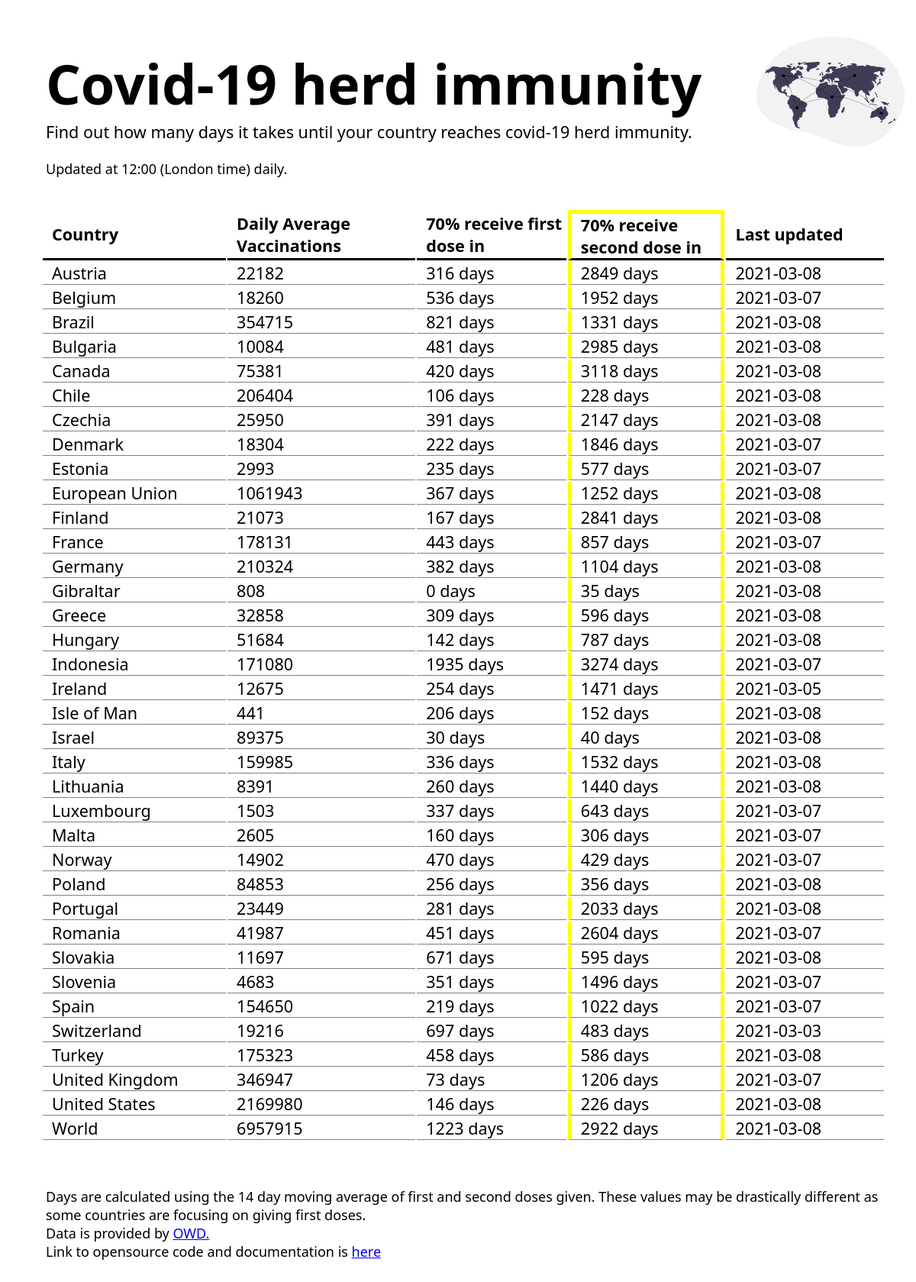
The page / on the database its author committed.
### tables this page shows
CREATE TABLE "ImmunityDate" (
"Country" TEXT,
  "DailyAvg" INTEGER,
  "FDDays" INTEGER,
  "SDDays" INTEGER,
  "Updated" TEXT
);

### app.py (the view)
@app.route('/')
def get_data(name=None):
    agent = request.headers.get('User-Agent')
    g.db = connect_db()
    cur = g.db.execute('SELECT * FROM ImmunityDate WHERE FDDays < 4500 AND SDDays < 4500')
    data = []
    for row in cur.fetchall():
        data.append(row)
    g.db.close()
    if any(phone in agent.lower() for phone in phones):
        return render_template("mobile-view.html", data = data)
    return render_template('index.html', data=data)

### app.py (called while the page is built)
def connect_db():
    return sqlite3.connect('covid.db')

### templates/index.html (shortened to what this page needs)
<!DOCTYPE html>
<html lang="en">
<head>
  <link rel="stylesheet" href='/static/css/main.css' />
</head>
<body>
  <header>
    <div class="heading">
      <h1>Covid-19 herd immunity</h1>
      <h2>Find out how many days it takes until your country reaches covid-19 herd immunity.</h2>
      <br>
      <h3>Updated at 12:00 (London time) daily.</h3>
    </div>
    <img src="{{ url_for('static', filename = 'images/undraw_connected_world_wuay.svg') }}" alt="a svg showing a map">
  </header>
  <div class="time-display">
    <table id="table">
      <table id="table">
        <tr>
          <th>Country</th>
          <th>Daily Average Vaccinations</th>
          <th>70% receive first dose in</th>
          <th id="twodose_col">70% receive second dose in</th>
          <th>Last updated</th>
        </tr>
        <tr>
          <td>{{row[0]}}</td>
          <td>{{row[1]}}</td>
          <td>{{row[2]}} days</td>
          <td id="twodose_day">{{row[3]}} days</td>
          <td>{{row[4]}}</td>
        </tr>
      </table>
  </div>
  <div class="footer">
    <h3>
      Days are calculated using the 14 day moving average of first and second doses given.
      These values may be drastically different as some countries are focusing on giving first doses.
    </h3>
    <h3>
      Data is provided by <a target="blank"
        href="https://github.com/owid/covid-19-data/tree/master/public/data">OWD.</a>
    </h3>
    <h3>
      Link to opensource code and documentation is <a target="blank" href="https://github.com/szelesaron/herd-immunity">here</a>
    </h3>
  </div>
</body>
</html>

### static/css/main.css (style rules this page uses)
:root { --green: #13713E; --fontSmall: 1.5vw; --fontMedium: 1.8vw; --fontLarge: 6vw; }
* { margin: 0; padding: 0; font-family: 'Segoe UI', Tahoma, Geneva, Verdana, sans-serif; }
body { background: white; }
h1 { font-size: var(--fontLarge); }
h2 { font-size: var(--fontMedium); font-weight: lighter; }
h3 { font-size: var(--fontSmall); font-weight: lighter; }
header { height: min-content; display: flex; }
.heading { padding-left: 5vw; padding-top: 5vw; }
header img { position: initial; height: 12vw; padding-left: 6vw; padding-top: 4vw; }
.time-display { display: flex; padding-top: 5vh; padding-left: 5vh; padding-right: 5vh; margin-left: 10px; }
.time-display th { position: sticky; top: 0; font-size: var(--fontMedium); background-color: white; border-bottom: 3px solid; width: 100vh; text-align: left; padding-left: 1vw; }
.time-display td { padding-left: 1vw; border-bottom: 1px solid gray; font-size: var(--fontMedium); }
.footer { margin: 5vw 0 5vw 5vw; height: 10vh; display: flex; flex-direction: column; justify-content: space-around; }
.footer h3 { flex: 1; }
#twodose_col { border: 5px solid yellow; border-bottom: 3px solid; }
#twodose_day { border-left: 5px solid yellow; border-right: 5px solid yellow; }

### rows shown on the page
ImmunityDate: Country "Austria", DailyAvg "22182", FDDays "316", SDDays "2849", Updated "2021-03-08"
ImmunityDate: Country "Belgium", DailyAvg "18260", FDDays "536", SDDays "1952", Updated "2021-03-07"
ImmunityDate: Country "Brazil", DailyAvg "354715", FDDays "821", SDDays "1331", Updated "2021-03-08"
ImmunityDate: Country "Bulgaria", DailyAvg "10084", FDDays "481", SDDays "2985", Updated "2021-03-08"
ImmunityDate: Country "Canada", DailyAvg "75381", FDDays "420", SDDays "3118", Updated "2021-03-08"
ImmunityDate: Country "Chile", DailyAvg "206404", FDDays "106", SDDays "228", Updated "2021-03-08"
ImmunityDate: Country "Czechia", DailyAvg "25950", FDDays "391", SDDays "2147", Updated "2021-03-08"
ImmunityDate: Country "Denmark", DailyAvg "18304", FDDays "222", SDDays "1846", Updated "2021-03-07"
ImmunityDate: Country "Estonia", DailyAvg "2993", FDDays "235", SDDays "577", Updated "2021-03-07"
ImmunityDate: Country "European Union", DailyAvg "1061943", FDDays "367", SDDays "1252", Updated "2021-03-08"
ImmunityDate: Country "Finland", DailyAvg "21073", FDDays "167", SDDays "2841", Updated "2021-03-08"
ImmunityDate: Country "France", DailyAvg "178131", FDDays "443", SDDays "857", Updated "2021-03-07"
ImmunityDate: Country "Germany", DailyAvg "210324", FDDays "382", SDDays "1104", Updated "2021-03-08"
ImmunityDate: Country "Gibraltar", DailyAvg "808", FDDays "0", SDDays "35", Updated "2021-03-08"
ImmunityDate: Country "Greece", DailyAvg "32858", FDDays "309", SDDays "596", Updated "2021-03-08"
ImmunityDate: Country "Hungary", DailyAvg "51684", FDDays "142", SDDays "787", Updated "2021-03-08"
ImmunityDate: Country "Indonesia", DailyAvg "171080", FDDays "1935", SDDays "3274", Updated "2021-03-07"
ImmunityDate: Country "Ireland", DailyAvg "12675", FDDays "254", SDDays "1471", Updated "2021-03-05"
ImmunityDate: Country "Isle of Man", DailyAvg "441", FDDays "206", SDDays "152", Updated "2021-03-08"
ImmunityDate: Country "Israel", DailyAvg "89375", FDDays "30", SDDays "40", Updated "2021-03-08"
ImmunityDate: Country "Italy", DailyAvg "159985", FDDays "336", SDDays "1532", Updated "2021-03-08"
ImmunityDate: Country "Lithuania", DailyAvg "8391", FDDays "260", SDDays "1440", Updated "2021-03-08"
ImmunityDate: Country "Luxembourg", DailyAvg "1503", FDDays "337", SDDays "643", Updated "2021-03-07"
ImmunityDate: Country "Malta", DailyAvg "2605", FDDays "160", SDDays "306", Updated "2021-03-07"
ImmunityDate: Country "Norway", DailyAvg "14902", FDDays "470", SDDays "429", Updated "2021-03-07"
ImmunityDate: Country "Poland", DailyAvg "84853", FDDays "256", SDDays "356", Updated "2021-03-08"
ImmunityDate: Country "Portugal", DailyAvg "23449", FDDays "281", SDDays "2033", Updated "2021-03-08"
ImmunityDate: Country "Romania", DailyAvg "41987", FDDays "451", SDDays "2604", Updated "2021-03-07"
ImmunityDate: Country "Slovakia", DailyAvg "11697", FDDays "671", SDDays "595", Updated "2021-03-08"
ImmunityDate: Country "Slovenia", DailyAvg "4683", FDDays "351", SDDays "1496", Updated "2021-03-07"
ImmunityDate: Country "Spain", DailyAvg "154650", FDDays "219", SDDays "1022", Updated "2021-03-07"
ImmunityDate: Country "Switzerland", DailyAvg "19216", FDDays "697", SDDays "483", Updated "2021-03-03"
ImmunityDate: Country "Turkey", DailyAvg "175323", FDDays "458", SDDays "586", Updated "2021-03-08"
ImmunityDate: Country "United Kingdom", DailyAvg "346947", FDDays "73", SDDays "1206", Updated "2021-03-07"
ImmunityDate: Country "United States", DailyAvg "2169980", FDDays "146", SDDays "226", Updated "2021-03-08"
ImmunityDate: Country "World", DailyAvg "6957915", FDDays "1223", SDDays "2922", Updated "2021-03-08"
